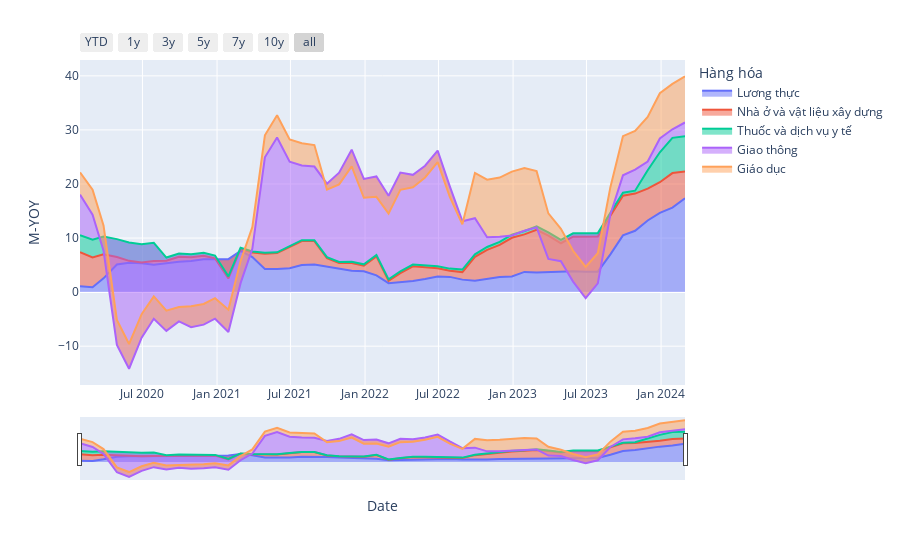

Notebook code for this chart:
### Code cell
import pandas as pd
import plotly.express as px
import plotly.graph_objects as go

df_show = dfs_cpi[
    (
        (dfs_cpi["Hàng hóa"] == "Lương thực")
        | (dfs_cpi["Hàng hóa"] == "Nhà ở và vật liệu xây dựng")
        | (dfs_cpi["Hàng hóa"] == "Giao thông")
        | (dfs_cpi["Hàng hóa"] == "Giáo dục")
        | (dfs_cpi["Hàng hóa"] == "Thuốc và dịch vụ y tế")
    )
    & (dfs_cpi["Date"] > "2020-01-01")
]

fig = px.area(df_show, x="Date", y="M-YOY", color="Hàng hóa")

fig.update_xaxes(
    rangeslider_visible=True,
    rangeselector=dict(
        buttons=[
            dict(count=1, label="YTD", step="year", stepmode="todate"),
            dict(count=1, label="1y", step="year", stepmode="backward"),
            dict(count=3, label="3y", step="year", stepmode="backward"),
            dict(count=5, label="5y", step="year", stepmode="backward"),
            dict(count=7, label="7y", step="year", stepmode="backward"),
            dict(count=10, label="10y", step="year", stepmode="backward"),
            dict(step="all"),
        ]
    ),
)

fig.show()

### Figure 1 — Plotly figure (JSON) as saved in the notebook; plotly's stock layout.template omitted (floating-point values rounded to 4 significant figures)
{"data": [{"fillpattern": {"shape": ""}, "hovertemplate": "Hàng hóa=Lương thực<br>Date=%{x}<br>M-YOY=%{y}<extra></extra>", "legendgroup": "Lương thực", "line": {"color": "#636efa"}, "marker": {"symbol": "circle"}, "mode": "lines", "name": "Lương thực", "orientation": "v", "showlegend": true, "stackgroup": "1", "type": "scatter", "x": ["2024-02-29", "2024-01-29", "2023-12-29", "2023-11-29", "2023-10-29", "2023-09-29", "2023-08-29", "2023-07-29", "2023-06-29", "2023-05-29", "2023-04-29", "2023-03-29", "2023-02-28", "2023-01-29", "2022-12-29", "2022-11-29", "2022-10-29", "2022-09-29", "2022-08-29", "2022-07-29", "2022-06-29", "2022-05-29", "2022-04-29", "2022-03-29", "2022-02-28", "2022-01-29", "2021-12-29", "2021-11-29", "2021-10-29", "2021-09-29", "2021-08-29", "2021-07-29", "2021-06-29", "2021-05-29", "2021-04-29", "2021-03-29", "2021-02-28", "2021-01-29", "2020-12-27", "2020-11-29", "2020-10-29", "2020-09-29", "2020-08-29", "2020-07-29", "2020-06-29", "2020-05-29", "2020-04-29", "2020-03-27", "2020-02-29", "2020-01-29"], "xaxis": "x", "y": [17.36, 15.63, 14.66, 13.24, 11.34, 10.49, 6.988, 3.789, 3.784, 3.852, 3.845, 3.752, 3.641, 3.736, 2.91, 2.785, 2.407, 2.1, 2.309, 2.816, 2.871, 2.424, 2.05, 1.822, 1.656, 3.097, 3.862, 3.937, 4.314, 4.664, 5.094, 5.0, 4.408, 4.282, 4.295, 6.485, 7.635, 6.102, 6.067, 6.081, 5.74, 5.62, 5.376, 5.076, 5.343, 5.41, 5.098, 2.546, 0.8847, 1.095], "yaxis": "y"}, {"fillpattern": {"shape": ""}, "hovertemplate": "Hàng hóa=Nhà ở và vật liệu xây dựng<br>Date=%{x}<br>M-YOY=%{y}<extra></extra>", "legendgroup": "Nhà ở và vật liệu xây dựng", "line": {"color": "#EF553B"}, "marker": {"symbol": "circle"}, "mode": "lines", "name": "Nhà ở và vật liệu xây dựng", "orientation": "v", "showlegend": true, "stackgroup": "1", "type": "scatter", "x": ["2024-02-29", "2024-01-29", "2023-12-29", "2023-11-29", "2023-10-29", "2023-09-29", "2023-08-29", "2023-07-29", "2023-06-29", "2023-05-29", "2023-04-29", "2023-03-29", "2023-02-28", "2023-01-29", "2022-12-29", "2022-11-29", "2022-10-29", "2022-09-29", "2022-08-29", "2022-07-29", "2022-06-29", "2022-05-29", "2022-04-29", "2022-03-29", "2022-02-28", "2022-01-29", "2021-12-29", "2021-11-29", "2021-10-29", "2021-09-29", "2021-08-29", "2021-07-29", "2021-06-29", "2021-05-29", "2021-04-29", "2021-03-29", "2021-02-28", "2021-01-29", "2020-12-27", "2020-11-29", "2020-10-29", "2020-09-29", "2020-08-29", "2020-07-29", "2020-06-29", "2020-05-29", "2020-04-29", "2020-03-27", "2020-02-29", "2020-01-29"], "xaxis": "x", "y": [4.945, 6.386, 5.669, 5.91, 6.881, 7.331, 7.136, 6.511, 6.489, 6.403, 5.196, 6.685, 7.884, 6.937, 7.14, 5.959, 5.424, 4.43, 1.397, 1.133, 1.528, 2.182, 2.722, 1.695, 0.4429, 3.509, 1.043, 1.467, 1.068, 1.63, 4.342, 4.444, 4.018, 2.933, 2.782, 0.8227, 0.3329, -3.552, 0.1852, 0.6416, 0.7031, 0.935, 0.4309, 0.6584, 0.1564, 0.3746, 1.408, 4.451, 5.53, 6.291], "yaxis": "y"}, {"fillpattern": {"shape": ""}, "hovertemplate": "Hàng hóa=Thuốc và dịch vụ y tế<br>Date=%{x}<br>M-YOY=%{y}<extra></extra>", "legendgroup": "Thuốc và dịch vụ y tế", "line": {"color": "#00cc96"}, "marker": {"symbol": "circle"}, "mode": "lines", "name": "Thuốc và dịch vụ y tế", "orientation": "v", "showlegend": true, "stackgroup": "1", "type": "scatter", "x": ["2024-02-29", "2024-01-29", "2023-12-29", "2023-11-29", "2023-10-29", "2023-09-29", "2023-08-29", "2023-07-29", "2023-06-29", "2023-05-29", "2023-04-29", "2023-03-29", "2023-02-28", "2023-01-29", "2022-12-29", "2022-11-29", "2022-10-29", "2022-09-29", "2022-08-29", "2022-07-29", "2022-06-29", "2022-05-29", "2022-04-29", "2022-03-29", "2022-02-28", "2022-01-29", "2021-12-29", "2021-11-29", "2021-10-29", "2021-09-29", "2021-08-29", "2021-07-29", "2021-06-29", "2021-05-29", "2021-04-29", "2021-03-29", "2021-02-28", "2021-01-29", "2020-12-27", "2020-11-29", "2020-10-29", "2020-09-29", "2020-08-29", "2020-07-29", "2020-06-29", "2020-05-29", "2020-04-29", "2020-03-27", "2020-02-29", "2020-01-29"], "xaxis": "x", "y": [6.521, 6.52, 5.526, 3.388, 0.5389, 0.5788, 0.5476, 0.606, 0.6093, 0.6306, 0.6199, 0.626, 0.6332, 0.6378, 0.5906, 0.5343, 0.5118, 0.4697, 0.4655, 0.3974, 0.3734, 0.3544, 0.3359, 0.3116, 0.2634, 0.2513, 0.235, 0.224, 0.1889, 0.1791, 0.1583, 0.1607, 0.1569, 0.1518, 0.1881, 0.2104, 0.2442, 0.3552, 0.5123, 0.5349, 0.5735, 0.5978, 0.5828, 3.382, 3.373, 3.41, 3.298, 3.282, 3.262, 3.144], "yaxis": "y"}, {"fillpattern": {"shape": ""}, "hovertemplate": "Hàng hóa=Giao thông<br>Date=%{x}<br>M-YOY=%{y}<extra></extra>", "legendgroup": "Giao thông", "line": {"color": "#ab63fa"}, "marker": {"symbol": "circle"}, "mode": "lines", "name": "Giao thông", "orientation": "v", "showlegend": true, "stackgroup": "1", "type": "scatter", "x": ["2024-02-29", "2024-01-29", "2023-12-29", "2023-11-29", "2023-10-29", "2023-09-29", "2023-08-29", "2023-07-29", "2023-06-29", "2023-05-29", "2023-04-29", "2023-03-29", "2023-02-28", "2023-01-29", "2022-12-29", "2022-11-29", "2022-10-29", "2022-09-29", "2022-08-29", "2022-07-29", "2022-06-29", "2022-05-29", "2022-04-29", "2022-03-29", "2022-02-28", "2022-01-29", "2021-12-29", "2021-11-29", "2021-10-29", "2021-09-29", "2021-08-29", "2021-07-29", "2021-06-29", "2021-05-29", "2021-04-29", "2021-03-29", "2021-02-28", "2021-01-29", "2020-12-27", "2020-11-29", "2020-10-29", "2020-09-29", "2020-08-29", "2020-07-29", "2020-06-29", "2020-05-29", "2020-04-29", "2020-03-27", "2020-02-29", "2020-01-29"], "xaxis": "x", "y": [2.551, 1.581, 2.566, 1.625, 3.903, 3.201, -0.3067, -9.291, -11.98, -8.937, -3.94, -4.911, -0.1835, 0.05213, -0.1579, 0.9418, 1.81, 6.68, 8.943, 15.22, 21.41, 18.42, 16.59, 18.29, 15.46, 14.55, 15.81, 20.71, 16.52, 13.58, 13.63, 13.82, 15.54, 21.24, 17.67, 0.4796, -6.552, -10.27, -11.68, -13.27, -13.49, -12.57, -13.56, -14.04, -17.3, -23.37, -19.57, -2.618, 4.639, 7.497], "yaxis": "y"}, {"fillpattern": {"shape": ""}, "hovertemplate": "Hàng hóa=Giáo dục<br>Date=%{x}<br>M-YOY=%{y}<extra></extra>", "legendgroup": "Giáo dục", "line": {"color": "#FFA15A"}, "marker": {"symbol": "circle"}, "mode": "lines", "name": "Giáo dục", "orientation": "v", "showlegend": true, "stackgroup": "1", "type": "scatter", "x": ["2024-02-29", "2024-01-29", "2023-12-29", "2023-11-29", "2023-10-29", "2023-09-29", "2023-08-29", "2023-07-29", "2023-06-29", "2023-05-29", "2023-04-29", "2023-03-29", "2023-02-28", "2023-01-29", "2022-12-29", "2022-11-29", "2022-10-29", "2022-09-29", "2022-08-29", "2022-07-29", "2022-06-29", "2022-05-29", "2022-04-29", "2022-03-29", "2022-02-28", "2022-01-29", "2021-12-29", "2021-11-29", "2021-10-29", "2021-09-29", "2021-08-29", "2021-07-29", "2021-06-29", "2021-05-29", "2021-04-29", "2021-03-29", "2021-02-28", "2021-01-29", "2020-12-27", "2020-11-29", "2020-10-29", "2020-09-29", "2020-08-29", "2020-07-29", "2020-06-29", "2020-05-29", "2020-04-29", "2020-03-27", "2020-02-29", "2020-01-29"], "xaxis": "x", "y": [8.555, 8.393, 8.356, 8.233, 7.143, 7.249, 5.046, 5.572, 5.748, 5.704, 5.983, 8.409, 10.4, 11.6, 11.8, 10.96, 10.64, 8.366, -0.5729, -1.969, -2.135, -2.173, -2.309, -3.21, -3.296, -3.783, -3.488, -3.066, -2.164, -1.088, 3.976, 4.12, 4.112, 4.096, 4.07, 4.043, 4.081, 4.126, 3.802, 3.811, 3.848, 2.664, 3.74, 4.148, 4.356, 4.581, 4.633, 4.686, 4.648, 4.11], "yaxis": "y"}], "layout": {"legend": {"title": {"text": "Hàng hóa"}, "tracegroupgap": 0}, "margin": {"t": 60}, "xaxis": {"anchor": "y", "domain": [0, 1], "rangeselector": {"buttons": [{"count": 1, "label": "YTD", "step": "year", "stepmode": "todate"}, {"count": 1, "label": "1y", "step": "year", "stepmode": "backward"}, {"count": 3, "label": "3y", "step": "year", "stepmode": "backward"}, {"count": 5, "label": "5y", "step": "year", "stepmode": "backward"}, {"count": 7, "label": "7y", "step": "year", "stepmode": "backward"}, {"count": 10, "label": "10y", "step": "year", "stepmode": "backward"}, {"step": "all"}]}, "rangeslider": {"visible": true}, "title": {"text": "Date"}}, "yaxis": {"anchor": "x", "domain": [0, 1], "title": {"text": "M-YOY"}}}}
